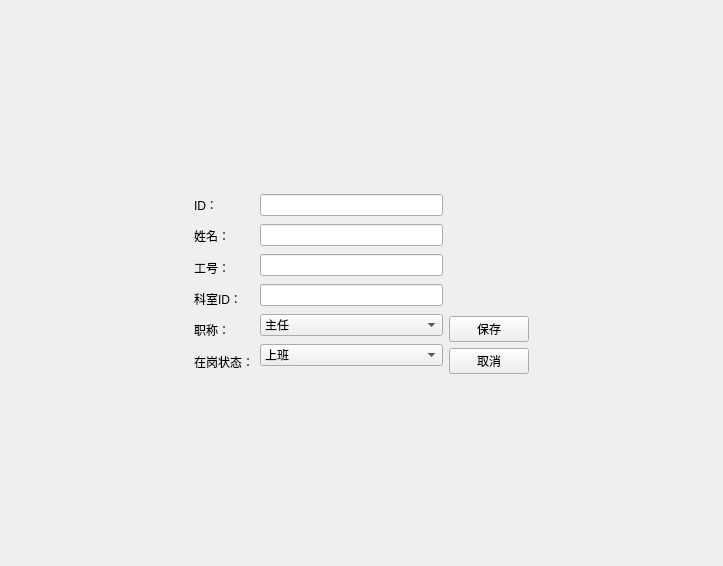
<?xml version="1.0" encoding="UTF-8"?>
<ui version="4.0">
 <class>DoctorEditView</class>
 <widget class="QWidget" name="DoctorEditView">
  <property name="geometry">
   <rect>
    <x>0</x>
    <y>0</y>
    <width>723</width>
    <height>566</height>
   </rect>
  </property>
  <property name="windowTitle">
   <string>Form</string>
  </property>
  <layout class="QVBoxLayout" name="verticalLayout_4">
   <item>
    <spacer name="verticalSpacer_3">
     <property name="orientation">
      <enum>Qt::Vertical</enum>
     </property>
     <property name="sizeHint" stdset="0">
      <size>
       <width>38</width>
       <height>176</height>
      </size>
     </property>
    </spacer>
   </item>
   <item>
    <layout class="QHBoxLayout" name="horizontalLayout">
     <item>
      <spacer name="horizontalSpacer">
       <property name="orientation">
        <enum>Qt::Horizontal</enum>
       </property>
       <property name="sizeHint" stdset="0">
        <size>
         <width>78</width>
         <height>20</height>
        </size>
       </property>
      </spacer>
     </item>
     <item>
      <layout class="QVBoxLayout" name="verticalLayout">
       <item>
        <widget class="QLabel" name="label">
         <property name="text">
          <string>ID：</string>
         </property>
        </widget>
       </item>
       <item>
        <widget class="QLabel" name="label_2">
         <property name="text">
          <string>姓名：</string>
         </property>
        </widget>
       </item>
       <item>
        <widget class="QLabel" name="label_3">
         <property name="text">
          <string>工号：</string>
         </property>
        </widget>
       </item>
       <item>
        <widget class="QLabel" name="label_4">
         <property name="text">
          <string>科室ID：</string>
         </property>
        </widget>
       </item>
       <item>
        <widget class="QLabel" name="label_5">
         <property name="text">
          <string>职称：</string>
         </property>
        </widget>
       </item>
       <item>
        <widget class="QLabel" name="label_6">
         <property name="text">
          <string>在岗状态：</string>
         </property>
        </widget>
       </item>
      </layout>
     </item>
     <item>
      <layout class="QVBoxLayout" name="verticalLayout_2">
       <item>
        <widget class="QLineEdit" name="dbEditID_Doctor"/>
       </item>
       <item>
        <widget class="QLineEdit" name="dbEditName"/>
       </item>
       <item>
        <widget class="QLineEdit" name="dbEditIDCard"/>
       </item>
       <item>
        <widget class="QLineEdit" name="dbEditDepartmentNo"/>
       </item>
       <item>
        <widget class="QComboBox" name="dbComboTitle">
         <item>
          <property name="text">
           <string>主任</string>
          </property>
         </item>
         <item>
          <property name="text">
           <string>副主任</string>
          </property>
         </item>
         <item>
          <property name="text">
           <string>主治医生</string>
          </property>
         </item>
        </widget>
       </item>
       <item>
        <widget class="QComboBox" name="dbComboStatus">
         <item>
          <property name="text">
           <string>上班</string>
          </property>
         </item>
         <item>
          <property name="text">
           <string>休息</string>
          </property>
         </item>
         <item>
          <property name="text">
           <string>请假</string>
          </property>
         </item>
         <item>
          <property name="text">
           <string>离职</string>
          </property>
         </item>
        </widget>
       </item>
      </layout>
     </item>
     <item>
      <layout class="QVBoxLayout" name="verticalLayout_3">
       <item>
        <spacer name="verticalSpacer">
         <property name="orientation">
          <enum>Qt::Vertical</enum>
         </property>
         <property name="sizeHint" stdset="0">
          <size>
           <width>20</width>
           <height>40</height>
          </size>
         </property>
        </spacer>
       </item>
       <item>
        <widget class="QPushButton" name="pushButton">
         <property name="text">
          <string>保存</string>
         </property>
        </widget>
       </item>
       <item>
        <widget class="QPushButton" name="pushButton_2">
         <property name="text">
          <string>取消</string>
         </property>
        </widget>
       </item>
      </layout>
     </item>
     <item>
      <spacer name="horizontalSpacer_2">
       <property name="orientation">
        <enum>Qt::Horizontal</enum>
       </property>
       <property name="sizeHint" stdset="0">
        <size>
         <width>77</width>
         <height>20</height>
        </size>
       </property>
      </spacer>
     </item>
    </layout>
   </item>
   <item>
    <spacer name="verticalSpacer_2">
     <property name="orientation">
      <enum>Qt::Vertical</enum>
     </property>
     <property name="sizeHint" stdset="0">
      <size>
       <width>20</width>
       <height>176</height>
      </size>
     </property>
    </spacer>
   </item>
  </layout>
 </widget>
 <resources/>
 <connections/>
</ui>
